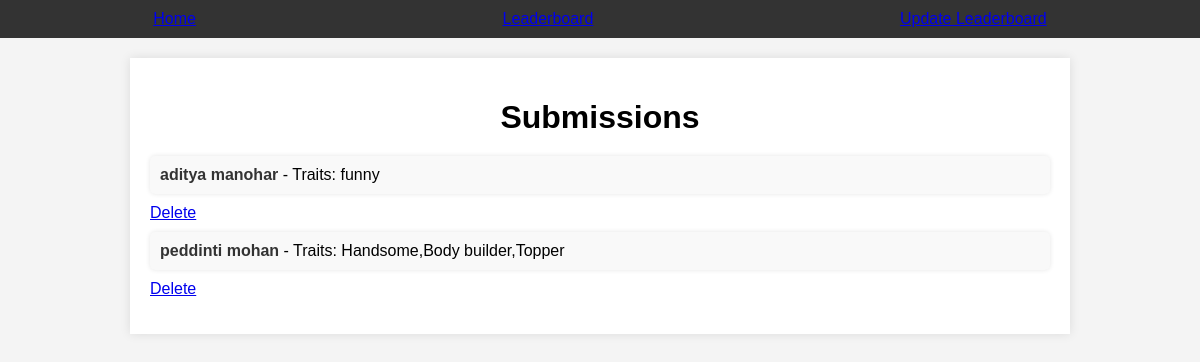
/submissions, run on an earlier commit of the app's database.
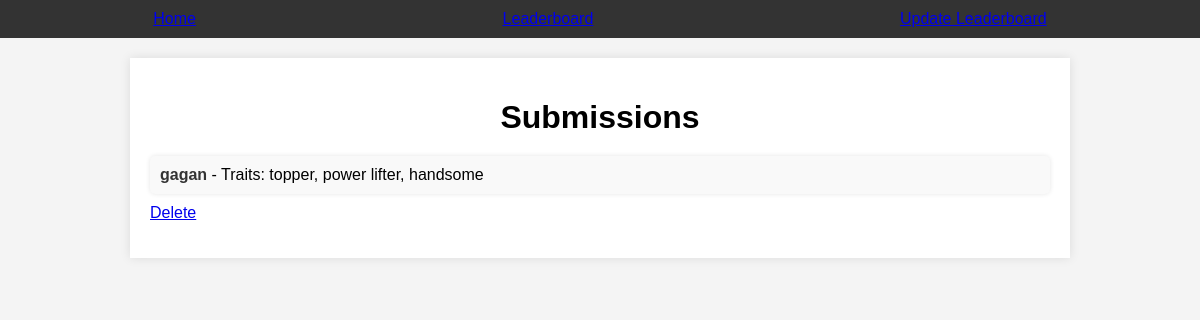
And on a later commit of the database.
### app.py (models this page shows, shortened)
class Submission(db.Model):
    id = db.Column(db.Integer, primary_key=True)
    name = db.Column(db.String(100), nullable=False)
    traits = db.Column(db.String(200), nullable=False)

### app.py (the view)
@app.route('/submissions')
def submissions():
    submissions = Submission.query.all()
    return render_template('submissions.html', submissions=submissions)

### templates/submissions.html (shortened to what this page needs)
<!DOCTYPE html>
<html lang="en">
<head>
    <link rel="stylesheet" href="{{ url_for('static', filename='style.css') }}">
</head>
<body>
    <header>
        <nav>
            <a href="/">Home</a>
            <a href="/leaderboard">Leaderboard</a>
            <a href="/update_leaderboard">Update Leaderboard</a>
        </nav>
    </header>
    <main>
        <h1>Submissions</h1>
        <ul class="leaderboard-list">
            {% for submission in submissions %}
            <li>
                <strong>{{ submission.name }}</strong> - Traits: {{ submission.traits }}
            </li>
            <a href="{{ url_for('delete_submission', id=submission.id) }}">Delete</a>
            {% endfor %}
        </ul>
    </main>
</body>
</html>

What changed in the data, as far as the page shows it:
removed Submission: name "aditya manohar", traits "funny"
removed Submission: name "peddinti mohan", traits "Handsome,Body builder,Topper"
added Submission: name "gagan", traits "topper, power lifter, handsome"
